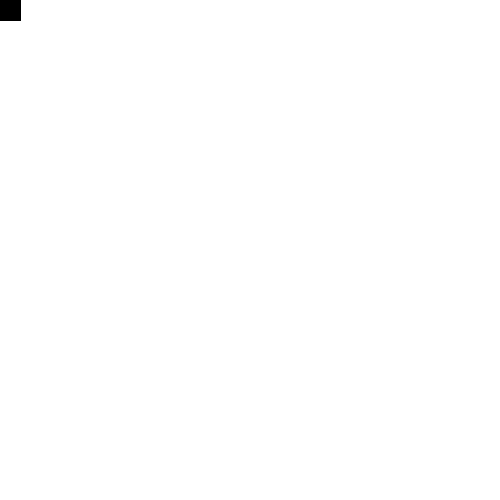
Frame 1 (no input)
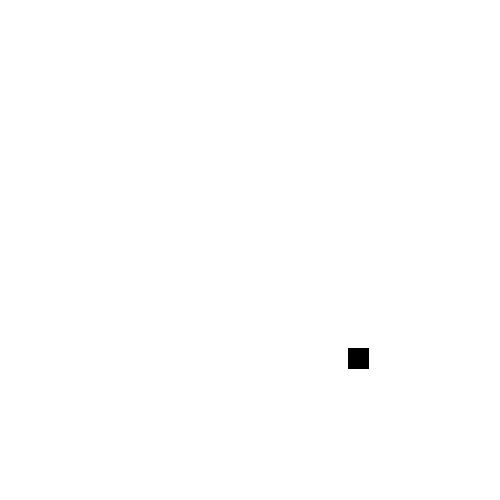
Frame 60 (the mouse pressed at the canvas centre just before this capture)
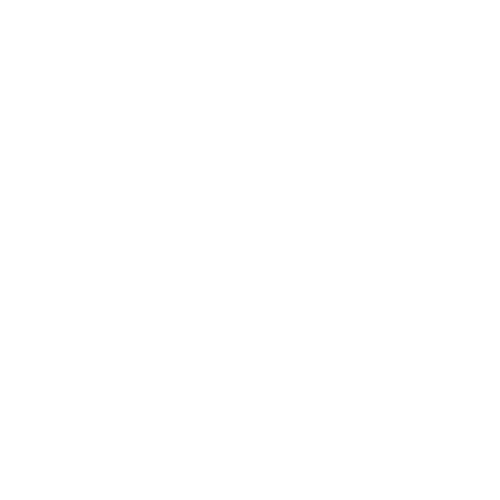
Frame 120 (the mouse held since frame 60 and released just before this capture)

The Processing sketch that drew these frames (run headless with seeded random() and noise(); from frame 60 on, the mouse is pressed at the canvas centre):

// Processing sketch: w2_f15_4_variables_rateOfChange
// ── w2_f15_4_variables_rateOfChange.pde
float rectangleX = 0;
float rectangleY = 0;
float rectangleW = 20;
float rectangleH = 20;
float backgroundColor = 255;
float change = 0.1;

void setup(){
  size(500, 500);
  fill(0);
  smooth();  
}

void draw(){
  background(backgroundColor);
  rect(rectangleX, rectangleY, rectangleW, rectangleH);
  rectangleX = rectangleX + change;
  rectangleY = rectangleY + change;
  change +=0.2;
}
